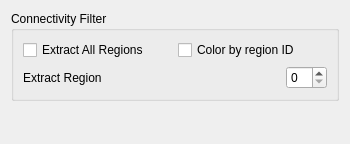
<?xml version="1.0" encoding="UTF-8"?>
<ui version="4.0">
 <class>ConnectivityFilterUI</class>
 <widget class="QWidget" name="ConnectivityFilterUI">
  <property name="geometry">
   <rect>
    <x>0</x>
    <y>0</y>
    <width>350</width>
    <height>144</height>
   </rect>
  </property>
  <property name="sizePolicy">
   <sizepolicy hsizetype="Preferred" vsizetype="Fixed">
    <horstretch>0</horstretch>
    <verstretch>0</verstretch>
   </sizepolicy>
  </property>
  <property name="maximumSize">
   <size>
    <width>350</width>
    <height>16777215</height>
   </size>
  </property>
  <property name="windowTitle">
   <string>Form</string>
  </property>
  <layout class="QVBoxLayout" name="verticalLayout">
   <item>
    <widget class="QGroupBox" name="groupBox">
     <property name="sizePolicy">
      <sizepolicy hsizetype="Preferred" vsizetype="Fixed">
       <horstretch>0</horstretch>
       <verstretch>0</verstretch>
      </sizepolicy>
     </property>
     <property name="title">
      <string>Connectivity Filter</string>
     </property>
     <layout class="QVBoxLayout" name="verticalLayout_2">
      <item>
       <layout class="QHBoxLayout" name="horizontalLayout_2">
        <item>
         <widget class="QCheckBox" name="checkBoxExtractAllRegions">
          <property name="text">
           <string>Extract All Regions</string>
          </property>
         </widget>
        </item>
        <item>
         <widget class="QCheckBox" name="checkBoxColorByRegionID">
          <property name="text">
           <string>Color by region ID</string>
          </property>
         </widget>
        </item>
       </layout>
      </item>
      <item>
       <layout class="QHBoxLayout" name="horizontalLayout">
        <item>
         <widget class="QLabel" name="label">
          <property name="text">
           <string>Extract Region</string>
          </property>
         </widget>
        </item>
        <item>
         <spacer name="horizontalSpacer">
          <property name="orientation">
           <enum>Qt::Horizontal</enum>
          </property>
          <property name="sizeHint" stdset="0">
           <size>
            <width>37</width>
            <height>17</height>
           </size>
          </property>
         </spacer>
        </item>
        <item>
         <widget class="QSpinBox" name="spinBoxExtractRegionID"/>
        </item>
       </layout>
      </item>
     </layout>
    </widget>
   </item>
   <item>
    <spacer name="verticalSpacer">
     <property name="orientation">
      <enum>Qt::Vertical</enum>
     </property>
     <property name="sizeHint" stdset="0">
      <size>
       <width>20</width>
       <height>40</height>
      </size>
     </property>
    </spacer>
   </item>
  </layout>
 </widget>
 <resources/>
 <connections/>
</ui>
